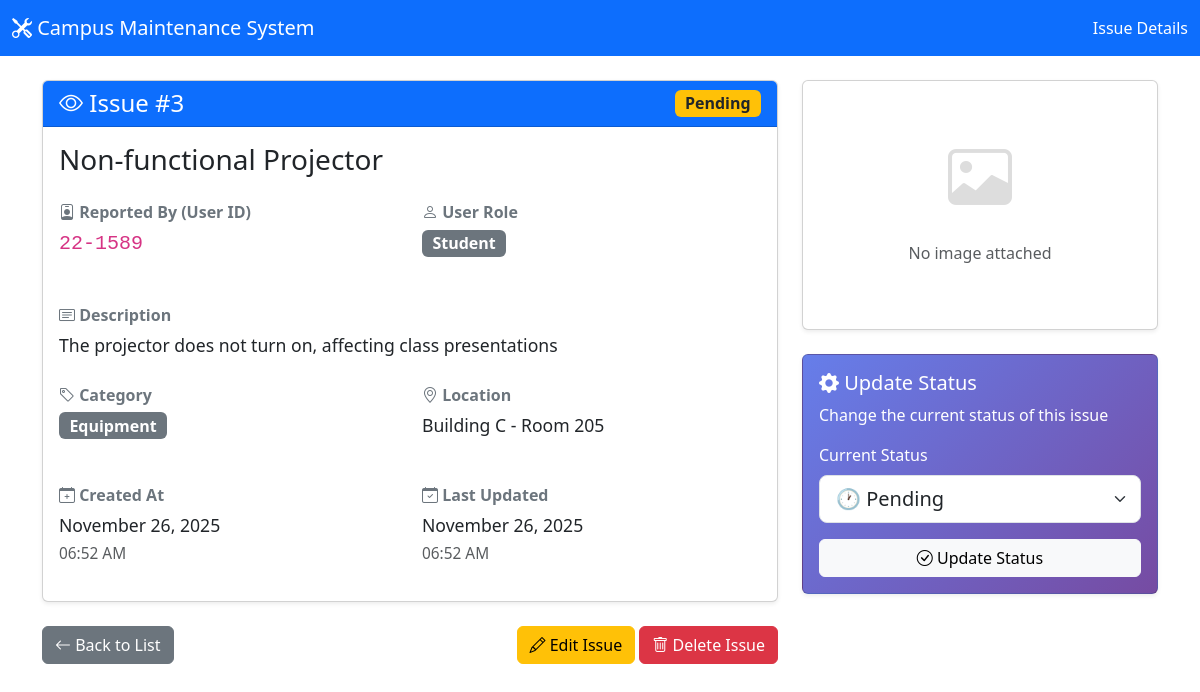
The app's page /index.php?action=show&id=3 with its own data.
### tables this page shows
CREATE TABLE IF NOT EXISTS issues (
    id INT AUTO_INCREMENT PRIMARY KEY,
    user_id VARCHAR(50) NOT NULL,
    user_role ENUM('Student', 'Staff', 'Instructor') NOT NULL,
    title VARCHAR(255) NOT NULL,
    description TEXT NOT NULL,
    category VARCHAR(100) NOT NULL,
    location VARCHAR(255) NOT NULL,
    image VARCHAR(255) NULL,
    status ENUM('Pending', 'In Progress', 'Completed') DEFAULT 'Pending',
    created_at TIMESTAMP DEFAULT CURRENT_TIMESTAMP,
    updated_at TIMESTAMP DEFAULT CURRENT_TIMESTAMP ON UPDATE CURRENT_TIMESTAMP,
    INDEX idx_status (status),
    INDEX idx_category (category),
    INDEX idx_user_role (user_role),
    INDEX idx_user_id (user_id)
);

### app/Controllers/IssueController.php (called while the page is built, shortened)
<?php
require_once __DIR__ . '/../Models/Issue.php';
class IssueController
{
  private $issueModel;
  public function __construct()
  {
    $this->issueModel = new Issue();
  }
  public function show()
  {
    $id = isset($_GET['id']) ? (int)$_GET['id'] : 0;
    $issue = $this->issueModel->getById($id);
    require_once __DIR__ . '/../Views/issues/show.php';
  }
}

### app/Models/Issue.php (called while the page is built, shortened)
<?php
require_once __DIR__ . '/../../config/database.php';
class Issue
{
  private $conn;
  private $table = 'issues';
  public function __construct()
  {
    $database = new Database();
    $this->conn = $database->connect();
  }
  public function getById($id)
  {
    $query = "SELECT * FROM " . $this->table . " WHERE id = ?";
    $stmt = $this->conn->prepare($query);
    $stmt->bind_param("i", $id);
    $stmt->execute();
    $result = $stmt->get_result();
    return $result->fetch_assoc();
  }
}

### config/database.php (called while the page is built, shortened)
<?php
class Database
{
  private $host = DB_HOST;
  private $user = DB_USER;
  private $pass = DB_PASS;
  private $dbname = DB_NAME;
  public function connect()
  {
    $this->conn = null;
    try {
      $this->conn = new mysqli($this->host, $this->user, $this->pass, $this->dbname);
      $this->conn->set_charset("utf8mb4");
    } catch (Exception $e) {
      die("Database Connection Error: " . $e->getMessage());
    }
    return $this->conn;
  }
}

### app/Views/Issues/show.php (the view, shortened to what this page needs)
<!DOCTYPE html>
<html lang="en">
<head>
  <link href="https://cdn.jsdelivr.net/npm/bootstrap@5.3.0/dist/css/bootstrap.min.css" rel="stylesheet">
  <link rel="stylesheet" href="https://cdn.jsdelivr.net/npm/bootstrap-icons@1.10.0/font/bootstrap-icons.css">
</head>
<body>
  <nav class="navbar navbar-expand-lg navbar-dark bg-primary">
    <div class="container-fluid">
      <a class="navbar-brand" href="index.php">
        <i class="bi bi-tools"></i> Campus Maintenance System
      </a>
      <span class="navbar-text text-white">
        Issue Details
      </span>
    </div>
  </nav>
  <div class="container mt-4">
    <div class="row">
      <div class="col-md-8">
        <div class="card shadow-sm mb-4">
          <div class="card-header bg-primary text-white d-flex justify-content-between align-items-center">
            <h4 class="mb-0"><i class="bi bi-eye"></i> Issue #<?php echo $issue['id']; ?></h4>
            <?php
            $statusClass = '';
            switch ($issue['status']) {
              case 'Pending':
                $statusClass = 'bg-warning text-dark';
                break;
            }
            ?>
            <span class="badge <?php echo $statusClass; ?> fs-6">
              <?php echo $issue['status']; ?>
            </span>
          </div>
          <div class="card-body">
            <h3 class="mb-4"><?php echo htmlspecialchars($issue['title']); ?></h3>
            <div class="row mb-4">
              <div class="col-md-6">
                <div class="info-label">
                  <i class="bi bi-person-badge"></i> Reported By (User ID)
                </div>
                <div class="info-value">
                  <code class="fs-5"><?php echo htmlspecialchars($issue['user_id']); ?></code>
                </div>
              </div>
              <div class="col-md-6">
                <div class="info-label">
                  <i class="bi bi-person"></i> User Role
                </div>
                <div class="info-value">
                  <span class="badge bg-secondary fs-6">
                    <?php echo htmlspecialchars($issue['user_role']); ?>
                  </span>
                </div>
              </div>
            </div>
            <div class="mb-4">
              <div class="info-label">
                <i class="bi bi-card-text"></i> Description
              </div>
              <div class="info-value">
                <?php echo nl2br(htmlspecialchars($issue['description'])); ?>
              </div>
            </div>
            <div class="row mb-4">
              <div class="col-md-6">
                <div class="info-label">
                  <i class="bi bi-tag"></i> Category
                </div>
                <div class="info-value">
                  <span class="badge bg-secondary fs-6">
                    <?php echo htmlspecialchars($issue['category']); ?>
                  </span>
                </div>
              </div>
              <div class="col-md-6">
                <div class="info-label">
                  <i class="bi bi-geo-alt"></i> Location
                </div>
                <div class="info-value">
                  <?php echo htmlspecialchars($issue['location']); ?>
                </div>
              </div>
            </div>
            <div class="row">
              <div class="col-md-6">
                <div class="info-label">
                  <i class="bi bi-calendar-plus"></i> Created At
                </div>
                <div class="info-value">
                  <?php echo date('F d, Y', strtotime($issue['created_at'])); ?><br>
                  <small class="text-muted"><?php echo date('h:i A', strtotime($issue['created_at'])); ?></small>
                </div>
              </div>
              <div class="col-md-6">
                <div class="info-label">
                  <i class="bi bi-calendar-check"></i> Last Updated
                </div>
                <div class="info-value">
                  <?php echo date('F d, Y', strtotime($issue['updated_at'])); ?><br>
                  <small class="text-muted"><?php echo date('h:i A', strtotime($issue['updated_at'])); ?></small>
                </div>
              </div>
            </div>
          </div>
        </div>
        <div class="d-flex justify-content-between">
          <a href="index.php" class="btn btn-secondary">
            <i class="bi bi-arrow-left"></i> Back to List
          </a>
          <div>
            <a href="index.php?action=edit&id=<?php echo $issue['id']; ?>" class="btn btn-warning">
              <i class="bi bi-pencil"></i> Edit Issue
            </a>
            <button type="button" class="btn btn-danger" data-bs-toggle="modal" data-bs-target="#deleteModal">
              <i class="bi bi-trash"></i> Delete Issue
            </button>
          </div>
        </div>
      </div>
      <div class="col-md-4">
        <?php if ($issue['image']): ?>
          <div class="card shadow-sm mb-4">
            <div class="card-header bg-dark text-white">
              <h6 class="mb-0"><i class="bi bi-image"></i> Attached Image</h6>
            </div>
            <div class="card-body p-0">
              <img src="uploads/<?php echo htmlspecialchars($issue['image']); ?>"
                alt="Issue Image"
                class="img-fluid w-100"
                data-bs-toggle="modal"
                data-bs-target="#imageModal"
                style="cursor: pointer;">
            </div>
            <div class="card-footer text-center">
              <small class="text-muted">
                <i class="bi bi-info-circle"></i> Click image to view full size
              </small>
            </div>
          </div>
        <?php else: ?>
          <div class="card shadow-sm mb-4">
            <div class="card-body text-center py-5">
              <i class="bi bi-image" style="font-size: 4rem; color: #ddd;"></i>
              <p class="text-muted mt-3">No image attached</p>
            </div>
          </div>
        <?php endif; ?>
        <div class="card shadow-sm status-update-card">
          <div class="card-body">
            <h5 class="card-title">
              <i class="bi bi-gear-fill"></i> Update Status
            </h5>
            <p class="card-text">Change the current status of this issue</p>
            <form method="POST" action="index.php?action=updateStatus" id="statusForm">
              <div class="mb-3">
                <label class="form-label">Current Status</label>
                <select class="form-select form-select-lg" name="status" id="statusSelect" required>
                  <option value="Pending" <?php echo $issue['status'] == 'Pending' ? 'selected' : ''; ?>>
                    🕐 Pending
                  </option>
                </select>
              </div>
              <button type="submit" class="btn btn-light w-100">
                <i class="bi bi-check-circle"></i> Update Status
              </button>
            </form>
          </div>
        </div>
      </div>
    </div>
  </div>
</body>
</html>

### app/Views/Issues/show.php (style rules this page uses)
.info-label { font-weight: 600; color: #6c757d; margin-bottom: 5px; }
.info-value { font-size: 1.1rem; margin-bottom: 20px; }
.status-update-card { background: linear-gradient(135deg, #667eea 0%, #764ba2 100%); color: white; }

### records on screen
issues: id "3", status "Pending", title "Non-functional Projector", user "22-1589", user_role "Student", description "The projector does not turn on, affecting class presentations", category "Equipment", location "Building C - Room 205", created_at "November 26, 2025", created_at "06:52 AM", updated_at "November 26, 2025", updated_at "06:52 AM", status "🕐 Pending"
